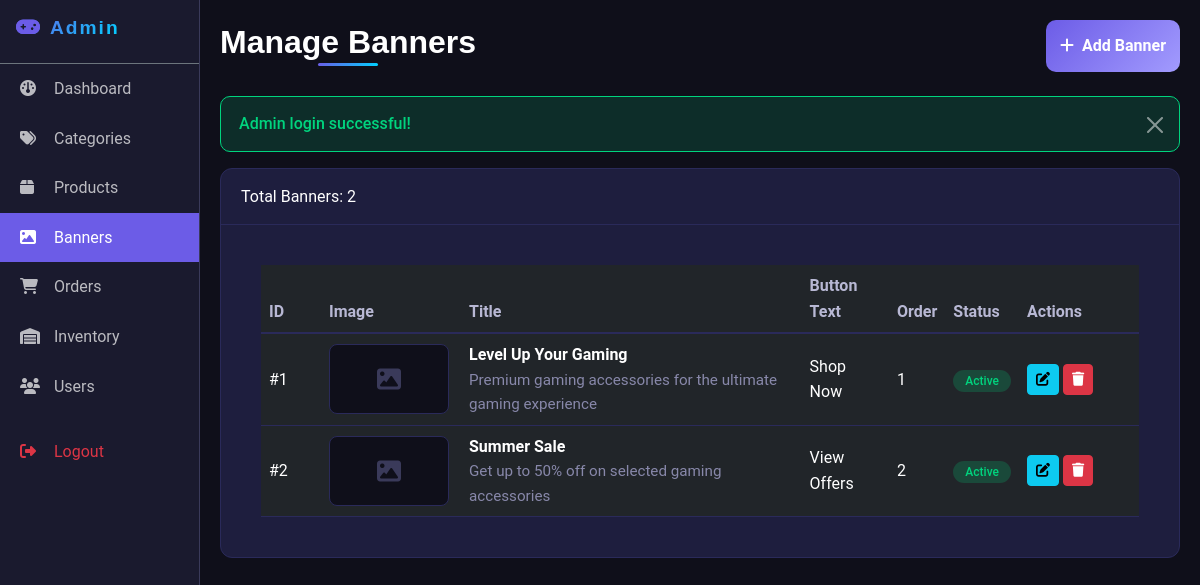
The page /admin/banners.php (signed in) on the database its author committed.
### tables this page shows
CREATE TABLE banners (
    banner_id INT PRIMARY KEY AUTO_INCREMENT,
    banner_title VARCHAR(255) NOT NULL,
    banner_subtitle VARCHAR(255),
    banner_image VARCHAR(255) NOT NULL,
    button_text VARCHAR(100),
    button_link VARCHAR(255),
    is_active TINYINT(1) DEFAULT 1,
    display_order INT DEFAULT 0,
    created_at TIMESTAMP DEFAULT CURRENT_TIMESTAMP,
    updated_at TIMESTAMP DEFAULT CURRENT_TIMESTAMP ON UPDATE CURRENT_TIMESTAMP
);

### config/database.php (called while the page is built, shortened)
<?php
function getConnection() {
    try {
        $conn = new mysqli(DB_HOST, DB_USER, DB_PASS, DB_NAME);
        $conn->set_charset("utf8mb4");
        return $conn;
    } catch (Exception $e) {
        die("Database Connection Error: " . $e->getMessage());
    }
}
function executeQuery($sql, $params = [], $types = "") {
    $conn = getConnection();
    try {
        $stmt = $conn->prepare($sql);
        $stmt->execute();
        $result = $stmt->get_result();
        if ($result) {
            $data = [];
            while ($row = $result->fetch_assoc()) {
                $data[] = $row;
            }
            return $data;
        }
        return true;
    } catch (Exception $e) {
        $conn->close();
        throw $e;
    }
}
?>

### admin/banners.php (the view, shortened to what this page needs)
<?php
require_once '../config/database.php';
require_once '../config/functions.php';
$banners = executeQuery("SELECT * FROM banners ORDER BY display_order ASC, banner_id DESC");
?>
<!DOCTYPE html>
<html lang="en">
<head>
    <link href="https://cdn.jsdelivr.net/npm/bootstrap@5.3.0/dist/css/bootstrap.min.css" rel="stylesheet">
    <link rel="stylesheet" href="https://cdnjs.cloudflare.com/ajax/libs/font-awesome/6.4.2/css/all.min.css">
    <link rel="stylesheet" href="../assets/css/style.css">
</head>
<body>
    <div class="container-fluid">
        <div class="row">
            <div class="col-md-2 admin-sidebar">
                <div class="p-3 border-bottom border-secondary">
                    <h5 class="gaming-logo" style="font-size: 1.2rem;">
                        <i class="fas fa-gamepad me-2" style="-webkit-text-fill-color: #6c5ce7;"></i>Admin
                    </h5>
                </div>
                <ul class="nav flex-column">
                    <li class="nav-item"><a class="nav-link" href="dashboard.php"><i class="fas fa-dashboard"></i> Dashboard</a></li>
                    <li class="nav-item"><a class="nav-link" href="categories.php"><i class="fas fa-tags"></i> Categories</a></li>
                    <li class="nav-item"><a class="nav-link" href="products.php"><i class="fas fa-box"></i> Products</a></li>
                    <li class="nav-item"><a class="nav-link active" href="banners.php"><i class="fas fa-image"></i> Banners</a></li>
                    <li class="nav-item"><a class="nav-link" href="orders.php"><i class="fas fa-shopping-cart"></i> Orders</a></li>
                    <li class="nav-item"><a class="nav-link" href="inventory.php"><i class="fas fa-warehouse"></i> Inventory</a></li>
                    <li class="nav-item"><a class="nav-link" href="users.php"><i class="fas fa-users"></i> Users</a></li>
                    <li class="nav-item mt-3"><a class="nav-link text-danger" href="logout.php"><i class="fas fa-sign-out-alt"></i> Logout</a></li>
                </ul>
            </div>
            <div class="col-md-10 admin-content">
                <div class="d-flex justify-content-between align-items-center mb-4">
                    <h2 class="section-title">Manage Banners</h2>
                    <button class="btn btn-primary" data-bs-toggle="modal" data-bs-target="#bannerModal">
                        <i class="fas fa-plus me-2"></i>Add Banner
                    </button>
                </div>
                <div class="card-dark">
                    <div class="card-header">
                        <div class="d-flex justify-content-between align-items-center">
                            <span class="text-white">Total Banners: <?php echo count($banners); ?></span>
                        </div>
                    </div>
                    <div class="card-body p-0">
                        <?php if (empty($banners)): ?>
                            <div class="empty-state">
                                <i class="fas fa-image"></i>
                                <h5>No Banners Found</h5>
                                <p>Click the "Add Banner" button to create your first banner.</p>
                            </div>
                        <?php else: ?>
                            <div class="table-responsive">
                                <table class="table table-dark table-hover mb-0">
                                    <thead>
                                        <tr>
                                            <th style="width: 60px;">ID</th>
                                            <th style="width: 140px;">Image</th>
                                            <th>Title</th>
                                            <th>Button Text</th>
                                            <th>Order</th>
                                            <th>Status</th>
                                            <th style="width: 120px;">Actions</th>
                                        </tr>
                                    </thead>
                                    <tbody>
                                        <?php foreach ($banners as $banner): ?>
                                        <tr>
                                            <td>#<?php echo $banner['banner_id']; ?></td>
                                            <td>
                                                <?php
                                                $imagePath = '../uploads/banners/' . ($banner['banner_image'] ?? '');
                                                if (!empty($banner['banner_image']) && file_exists($imagePath)):
                                                ?>
                                                    <img src="<?php echo $imagePath; ?>"
                                                         class="banner-img"
                                                         alt="<?php echo htmlspecialchars($banner['banner_title']); ?>">
                                                <?php else: ?>
                                                    <div class="banner-img-placeholder">
                                                        <i class="fas fa-image"></i>
                                                    </div>
                                                <?php endif; ?>
                                            </td>
                                            <td>
                                                <strong><?php echo htmlspecialchars($banner['banner_title']); ?></strong>
                                                <?php if (!empty($banner['banner_subtitle'])): ?>
                                                    <div class="text-muted small"><?php echo htmlspecialchars($banner['banner_subtitle']); ?></div>
                                                <?php endif; ?>
                                            </td>
                                            <td><?php echo htmlspecialchars($banner['button_text'] ?? 'N/A'); ?></td>
                                            <td><?php echo $banner['display_order']; ?></td>
                                            <td>
                                                <?php if ($banner['is_active']): ?>
                                                    <span class="badge-status active">Active</span>
                                                <?php else: ?>
                                                    <span class="badge-status inactive">Inactive</span>
                                                <?php endif; ?>
                                            </td>
                                            <td>
                                                <button class="btn btn-info btn-sm edit-banner"
                                                        data-id="<?php echo $banner['banner_id']; ?>"
                                                        data-title="<?php echo htmlspecialchars($banner['banner_title']); ?>"
                                                        data-subtitle="<?php echo htmlspecialchars($banner['banner_subtitle'] ?? ''); ?>"
                                                        data-button-text="<?php echo htmlspecialchars($banner['button_text'] ?? ''); ?>"
                                                        data-button-link="<?php echo htmlspecialchars($banner['button_link'] ?? ''); ?>"
                                                        data-active="<?php echo $banner['is_active']; ?>"
                                                        data-order="<?php echo $banner['display_order']; ?>"
                                                        data-image="<?php echo $banner['banner_image']; ?>">
                                                    <i class="fas fa-edit"></i>
                                                </button>
                                                <a href="?delete=<?php echo $banner['banner_id']; ?>"
                                                   class="btn btn-danger btn-sm"
                                                   onclick="return confirm('Are you sure you want to delete this banner?')">
                                                    <i class="fas fa-trash"></i>
                                                </a>
                                            </td>
                                        </tr>
                                        <?php endforeach; ?>
                                    </tbody>
                                </table>
                            </div>
                        <?php endif; ?>
                    </div>
                </div>
            </div>
        </div>
    </div>
</body>
</html>

### assets/css/style.css (style rules this page uses)
:root { --primary-color: #6c5ce7; --primary-dark: #5a4bd1; --primary-light: #a29bfe; --secondary-color: #00d2ff; --accent-color: #ff6b6b; --dark-bg: #0a0a1a; --dark-card: #14142e; --dark-card-hover: #1e1e42; --text-primary: #ffffff; --text-secondary: #b8b8d4; --text-muted: #8888aa; --border-color: #2a2a5a; --success-color: #00d47e; --warning-color: #ffb800; --danger-color: #ff4757; --gradient-main: linear-gradient(135deg, #6c5ce7 0%, #00d2ff 100%); --gradient-dark: linear-gradient(135deg, #0a0a1a 0%, #14142e 100%); --shadow-glow: 0 0 30px rgba(108, 92, 231, 0.15); --shadow-hover: 0 15px 40px rgba(108, 92, 231, 0.25); --border-radius: 16px; --transition: all 0.3s cubic-bezier(0.4, 0, 0.2, 1); }
* { margin: 0; padding: 0; box-sizing: border-box; }
body { font-family: 'Roboto', sans-serif; background: var(--dark-bg); color: var(--text-primary); min-height: 100vh; display: flex; flex-direction: column; line-height: 1.6; }
.gaming-logo { font-family: 'Orbitron', sans-serif; font-weight: 900; letter-spacing: 2px; background: var(--gradient-main); -webkit-background-clip: text; -webkit-text-fill-color: transparent; background-clip: text; }
.section-title { font-family: 'Orbitron', sans-serif; color: var(--text-primary); font-weight: 700; position: relative; display: inline-block; }
.section-title::after { content: ''; position: absolute; bottom: -5px; left: 50%; transform: translateX(-50%); width: 60px; height: 3px; background: var(--gradient-main); border-radius: 10px; }
.btn-primary { background: var(--gradient-main); border: none; border-radius: 10px; padding: 12px 30px; font-weight: 600; transition: var(--transition); }
.table { color: var(--text-primary); border-color: var(--border-color); }
.table-dark { background: transparent; }
.table-hover tbody tr { transition: var(--transition); }
.table th { color: var(--text-secondary); font-weight: 600; border-bottom: 2px solid var(--border-color); }
.card-header { background: transparent; border-bottom: 1px solid var(--border-color); padding: 20px 25px; }
.card-body { padding: 25px; }
.card-body { padding: 40px !important; }
.gaming-logo { font-family: 'Orbitron', sans-serif; font-weight: 900; font-size: 1.8rem; background: linear-gradient(135deg, #6c5ce7 0%, #00d2ff 100%); -webkit-background-clip: text; -webkit-text-fill-color: transparent; background-clip: text; display: inline-block; }
.text-muted { color: #b0b0d0 !important; font-size: 0.95rem; }
.btn-primary { background: linear-gradient(135deg, #6c5ce7 0%, #a29bfe 100%); border: none; border-radius: 10px; padding: 14px; font-weight: 600; font-size: 1rem; transition: all 0.3s ease; }
.btn-primary { transition: all 0.3s ease; }
:root { --bg-primary: #0a0a1a; --bg-secondary: #14142e; --bg-card: #1a1a3a; --text-primary: #ffffff; --text-secondary: #b8b8d4; --text-muted: #8888aa; --border-color: #2a2a5a; --shadow-color: rgba(0, 0, 0, 0.3); }
body { background: var(--bg-primary); color: var(--text-primary); transition: background 0.3s ease, color 0.3s ease; }
:root { --bg-primary: #0a0a1a; --bg-secondary: #14142e; --bg-card: #1a1a3a; --bg-input: #0f0f1f; --text-primary: #ffffff; --text-secondary: #b8b8d4; --text-muted: #8888aa; --border-color: #2a2a5a; --shadow-color: rgba(0, 0, 0, 0.3); --card-hover: rgba(108, 92, 231, 0.05); }
.text-muted { color: var(--text-muted) !important; }
:root { --bg-primary: #0a0a1a; --bg-card: #1a1a3a; --text-primary: #ffffff; --text-secondary: #b8b8d4; --border-color: #2a2a5a; }
body { background: var(--bg-primary); color: var(--text-primary); transition: background 0.3s, color 0.3s; }

### rows shown on the page
banners: banner_id "1", banner_title "Level Up Your Gaming", banner_subtitle "Premium gaming accessories for the ultimate gaming experience", button_text "Shop Now", display_order "1", is_active "Active"
banners: banner_id "2", banner_title "Summer Sale", banner_subtitle "Get up to 50% off on selected gaming accessories", button_text "View Offers", display_order "2", is_active "Active"

### other values the page prints
$message['text'] "Admin login successful!"
count($banners) "2"
